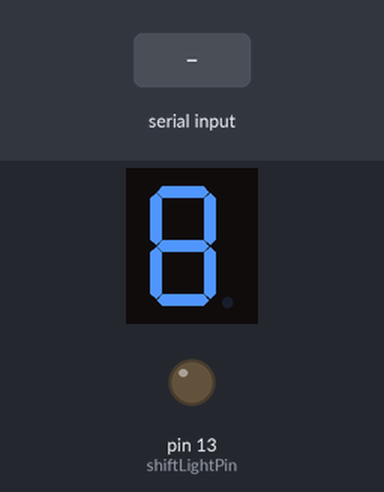
This sketch was run on a simulated Arduino Uno, built with avr-gcc and run on an emulated ATmega328P. Parts: 1-digit seven-segment display, output pins drawn as LEDs (lit = HIGH). Wiring (inferred from the names in the program): 1-digit 7-segment display, segments lit when LOW: segments pin 2, pin 3, pin 4, pin 6, pin 7, pin 8, pin 9. The test bench sets the inputs (shaded band). The segment pins are drawn as the display they are named for; pins used as bus, display or sensor lines are not drawn.

Above: at 1.2 s.
1.3 s: "G,45\n" received over Serial
At 2.3 s:
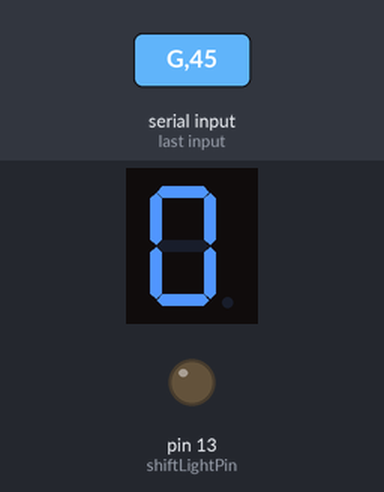
2.8 s: "G90\n" received over Serial
Timing chart, 0 to 5.8 s (numbered marks = the images above; inputs shaded):
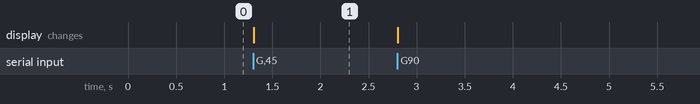

The sketch:

cpp.ino
```cpp
// Arduino Sim Racing Dashboard - Forza Horizon 5 (Finalized & Robust)
// Segment Pins: 2, 3, 4, 6, 7, 8, 9, 10
// Shift Light LED: Pin 13

const int segmentPins[] = {2, 3, 4, 6, 7, 8, 9}; // A, B, C, D, E, F, G, DP
const int shiftLightPin = 13;

// Verified Common Cathode digit encoding [A, B, C, D, E, F, G, DP]
const byte digitTable[10][8] = {
  {0, 0, 0, 0, 0, 0, 1, 0}, // 0
  {0, 0, 1, 1, 0, 0, 0, 0}, // 1
  {1, 1, 0, 1, 1, 0, 1, 0}, // 2
  {0, 1, 1, 1, 1, 0, 1, 0}, // 3
  {0, 0, 1, 1, 0, 1, 1, 0}, // 4
  {0, 1, 1, 0, 1, 1, 1, 0}, // 5
  {1, 1, 1, 0, 1, 1, 1, 0}, // 6
  {0, 0, 1, 1, 1, 0, 0, 0}, // 7
  {1, 1, 1, 1, 1, 1, 1, 0}, // 8
  {1, 1, 1, 1, 0, 1, 1, 0}  // 9
};

void setup() {
  Serial.begin(9600);

  // Initialize segment pins as outputs and turn them off initially (LOW for Common Cathode)
  for (int i = 0; i < 8; i++) {
    pinMode(segmentPins[i], OUTPUT);
    digitalWrite(segmentPins[i], LOW);
  }

  pinMode(shiftLightPin, OUTPUT);
  digitalWrite(shiftLightPin, LOW);
}

void displayDigit(int num) {
  if (num < 0 || num > 9) {
    for (int i = 0; i < 8; i++) {
      digitalWrite(segmentPins[i], LOW);
    }
    return;
  }

  for (int i = 0; i < 8; i++) {
    digitalWrite(segmentPins[i], digitTable[num][i]);
  }
}

void loop() {
  if (Serial.available() > 0) {
    String input = Serial.readStringUntil('\n');
    input.trim();

    if (input.length() >= 2) {
      char cmdType = input.charAt(0);

      if (cmdType == 'G') {
        int gear = input.substring(1).toInt(); // Safe multi-digit parsing
        displayDigit(gear);
      }
      else if (cmdType == 'X') {
        int val = input.substring(1).toInt();
        digitalWrite(shiftLightPin, (val == 1) ? HIGH : LOW);
      }
    }
  }
}
```

Measured:
- after the input at 1.3 s, the display: changes at once (image 1)
